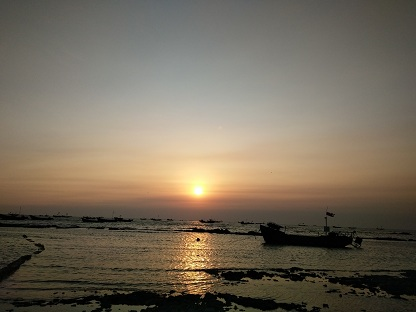
#> input picture Python.OpenCV.From.Novice.To.Practice/code/06/10/sunset.jpg, 416 x 312 px
$ python demo.py
#> lines starting #> are read from the running program, lines starting #| are printed output that depends on the picture
import cv2
sun = cv2.imread("sunset.jpg")  # 日落原始图像
#> sun is the input picture: shape (312, 416, 3); mean B, G, R 91.2, 107.2, 117.6
beach = cv2.imread("beach.jpg")  # 沙滩原始图像
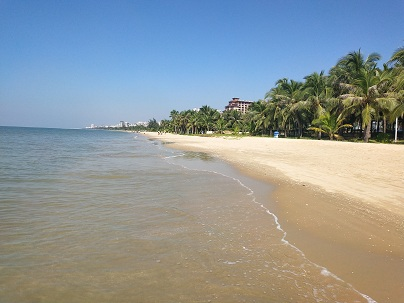
#> input picture Python.OpenCV.From.Novice.To.Practice/code/06/10/beach.jpg, 404 x 303 px
#> beach is the input picture: shape (303, 404, 3); mean B, G, R 153.4, 151.1, 142.5
rows, colmns, channel = sun.shape  # 日落图像的行数、列数和通道数
#> rows = 312; colmns = 416; channel = 3
beach = cv2.resize(beach, (colmns, rows))  # 沙滩图像缩放成日落图像大小
#> beach: shape (312, 416, 3)
img = cv2.addWeighted(sun, 0.6, beach, 0.6, 0)  # 计算两幅图像加权和
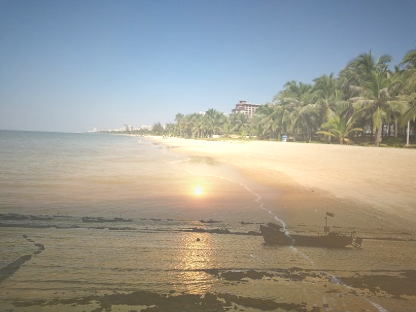
#> img: shape (312, 416, 3); mean B, G, R 146.7, 154.8, 155.6
cv2.imshow("sun", sun)  # 展示日落图像
cv2.imshow("beach", beach)  # 展示沙滩图像
cv2.imshow("addWeighted", img)  # 展示加权和图像
cv2.waitKey()  # 按下任何键盘按键后
cv2.destroyAllWindows()  # 释放所有窗体
